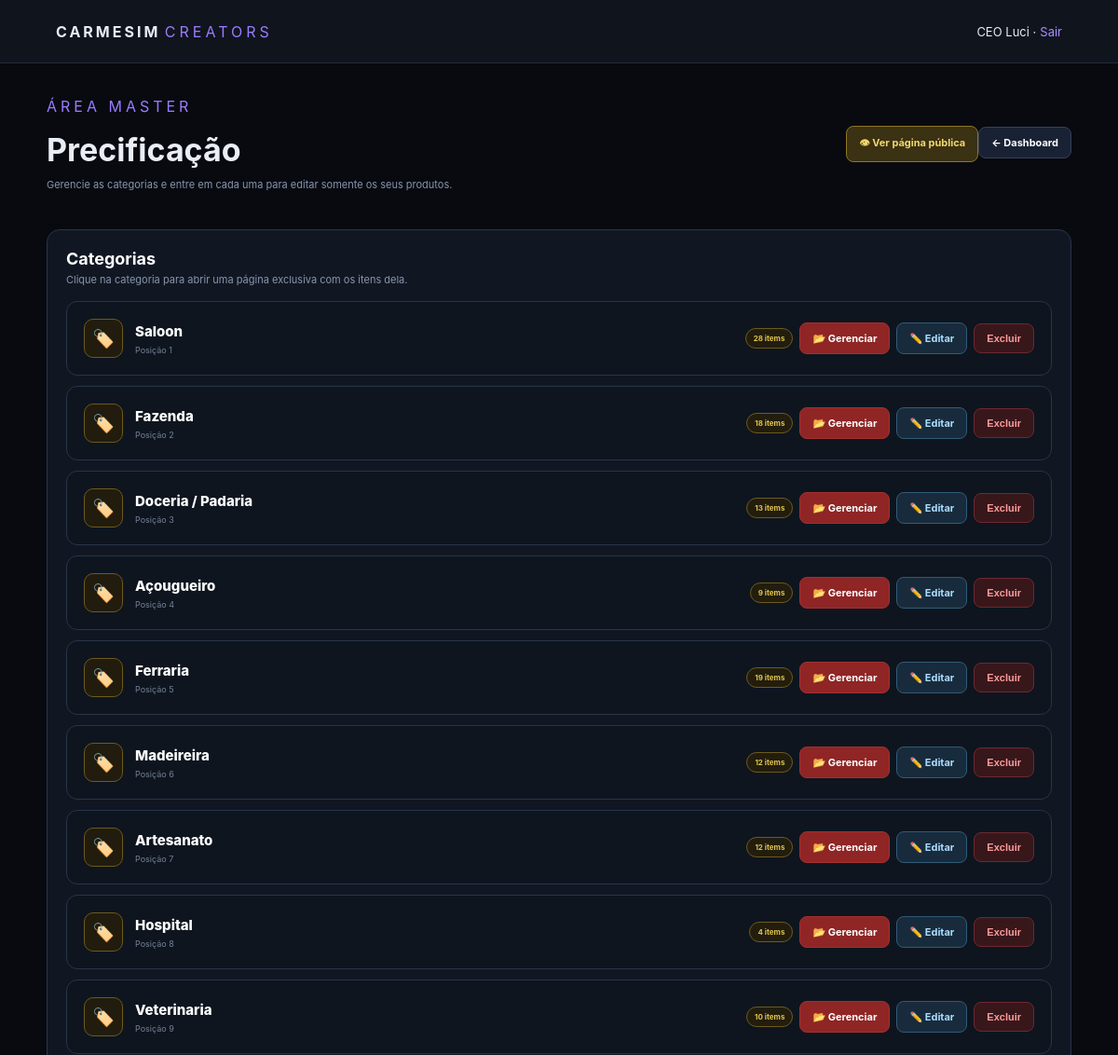
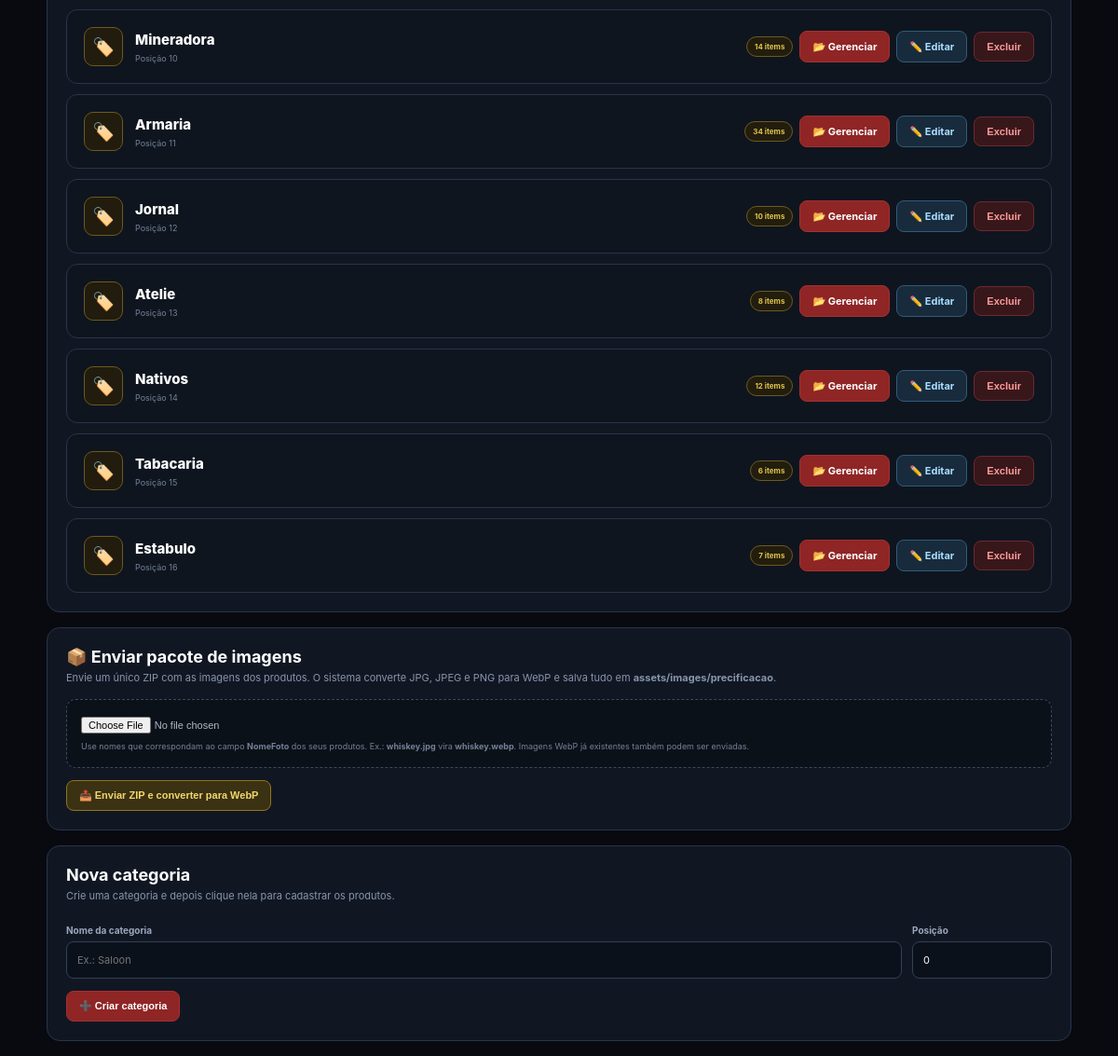
The app's page /admin/precificacao.php (signed in) with its own data (2 pictures, top to bottom).
### tables this page shows
CREATE TABLE IF NOT EXISTS `pricing_categories` (
  `id` int(10) UNSIGNED NOT NULL AUTO_INCREMENT,
  `name` varchar(120) NOT NULL,
  `position` int(11) NOT NULL DEFAULT 0,
  `active` tinyint(1) NOT NULL DEFAULT 1,
  `created_at` timestamp NULL DEFAULT current_timestamp(),
  `updated_at` timestamp NULL DEFAULT current_timestamp() ON UPDATE current_timestamp(),
  PRIMARY KEY (`id`),
  UNIQUE KEY `name` (`name`),
  KEY `idx_pricing_categories_position` (`active`,`position`,`name`)
);

### admin/precificacao.php (the view, shortened to what this page needs)
<?php
require_once '../config/database.php';
$pdo->exec("CREATE TABLE IF NOT EXISTS pricing_categories (
    id INT UNSIGNED AUTO_INCREMENT PRIMARY KEY,
    name VARCHAR(120) NOT NULL UNIQUE,
    position INT NOT NULL DEFAULT 0,
    active TINYINT(1) NOT NULL DEFAULT 1,
    created_at TIMESTAMP DEFAULT CURRENT_TIMESTAMP,
    updated_at TIMESTAMP DEFAULT CURRENT_TIMESTAMP ON UPDATE CURRENT_TIMESTAMP,
    INDEX idx_pricing_categories_position(active,position,name)
) ENGINE=InnoDB DEFAULT CHARSET=utf8mb4");
$pdo->exec("CREATE TABLE IF NOT EXISTS pricing_products (
    id BIGINT UNSIGNED AUTO_INCREMENT PRIMARY KEY,
    category_id INT UNSIGNED NOT NULL,
    photo VARCHAR(500) NULL,
    item_name VARCHAR(180) NOT NULL,
    price_min DECIMAL(12,2) NOT NULL DEFAULT 0.00,
    price_max DECIMAL(12,2) NOT NULL DEFAULT 0.00,
    position INT NOT NULL DEFAULT 0,
    active TINYINT(1) NOT NULL DEFAULT 1,
    created_at TIMESTAMP DEFAULT CURRENT_TIMESTAMP,
    updated_at TIMESTAMP DEFAULT CURRENT_TIMESTAMP ON UPDATE CURRENT_TIMESTAMP,
    INDEX idx_pricing_products_category(category_id,active,position,item_name),
    FOREIGN KEY(category_id) REFERENCES pricing_categories(id) ON DELETE CASCADE
) ENGINE=InnoDB DEFAULT CHARSET=utf8mb4");
$cats = $pdo->query('SELECT * FROM pricing_categories ORDER BY position,name')->fetchAll();
$counts = [];
$q = $pdo->query('SELECT category_id,COUNT(*) total FROM pricing_products WHERE active=1 GROUP BY category_id');
foreach ($q->fetchAll() as $r) $counts[(int)$r['category_id']] = (int)$r['total'];
?>
<!doctype html>
<html lang="pt-BR">
<head>
<link rel="stylesheet" href="../assets/css/style.css">
</head>
<body>
<header class="topbar"><div><b>CARMESIM</b> <span>CREATORS</span></div><div class="top-user"><?=htmlspecialchars($_SESSION['staff_name']??'')?> · <a href="../logout.php">Sair</a></div></header>
<main class="container price-admin">
<div class="page-head"><div><p class="eyebrow">ÁREA MASTER</p><h1>Precificação</h1><p class="sub">Gerencie as categorias e entre em cada uma para editar somente os seus produtos.</p></div><div class="head-actions"><a class="btnx gold" href="../pages/precificacao.html" target="_blank">👁 Ver página pública</a><a class="btnx" href="index.php">← Dashboard</a></div></div>
<section class="box"><h2>Categorias</h2><p class="sub">Clique na categoria para abrir uma página exclusiva com os itens dela.</p>
<?php if(!$cats): ?><div style="color:#748198;font-size:11px;padding:15px 0">Nenhuma categoria cadastrada.</div><?php else: foreach($cats as $c): $id=(int)$c['id']; $count=(int)($counts[$id]??0); ?>
<a class="category-card" href="precificacao_categoria.php?id=<?=$id?>">
  <div class="category-main"><div class="category-icon">🏷️</div><div><div class="category-name"><?=htmlspecialchars($c['name'])?></div><div class="category-meta">Posição <?=intval($c['position'])?></div></div></div>
  <div class="category-actions"><span class="category-count"><?=$count?> item<?=($count===1?'':'s')?></span><span class="btnx primary">📂 Gerenciar</span><span class="btnx edit" onclick="event.preventDefault();event.stopPropagation();location.href='?edit_category=<?=$id?>'">✏️ Editar</span><form style="display:inline" method="post" onsubmit="event.stopPropagation();return confirm('Excluir categoria e todos os produtos dela?')"><input type="hidden" name="action" value="category_delete"><input type="hidden" name="id" value="<?=$id?>"><button class="btnx danger" type="submit" onclick="event.preventDefault();event.stopPropagation();this.form.submit();">Excluir</button></form></div>
</a>
<?php endforeach; endif; ?></section>
<section class="box"><h2>📦 Enviar pacote de imagens</h2><p class="sub">Envie um único ZIP com as imagens dos produtos. O sistema converte JPG, JPEG e PNG para WebP e salva tudo em <strong>assets/images/precificacao</strong>.</p><form method="post" action="precificacao_imagens.php" enctype="multipart/form-data"><div class="upload-box"><input type="file" name="image_zip" accept=".zip,application/zip" required><div class="upload-help">Use nomes que correspondam ao campo <strong>NomeFoto</strong> dos seus produtos. Ex.: <strong>whiskey.jpg</strong> vira <strong>whiskey.webp</strong>. Imagens WebP já existentes também podem ser enviadas.</div></div><div class="actions"><button class="btnx gold" type="submit">📤 Enviar ZIP e converter para WebP</button></div></form></section>
<section class="box"><h2>Nova categoria</h2><p class="sub">Crie uma categoria e depois clique nela para cadastrar os produtos.</p><form method="post"><input type="hidden" name="action" value="category_save"><input type="hidden" name="id" value="0"><div class="fields"><div class="field"><label>Nome da categoria</label><input name="name" placeholder="Ex.: Saloon" required></div><div class="field"><label>Posição</label><input type="number" name="position" value="0" min="0"></div></div><div class="actions"><button class="btnx primary" type="submit">➕ Criar categoria</button></div></form></section>
</main>
</body></html>

### assets/css/style.css (style rules this page uses)
* { box-sizing:border-box }
body { margin:0;background:#080a10;color:#e9edf5;font-family:Inter,Arial,sans-serif }
a { color:#a98cff;text-decoration:none }
.topbar { height:68px;padding:0 5%;display:flex;align-items:center;justify-content:space-between;background:#10141d;border-bottom:1px solid #242b3a }
.topbar b { letter-spacing:3px }
.topbar span,.eyebrow { color:#9a7cff;letter-spacing:4px }
.container { width:min(1180px,92%);margin:32px auto }
.page-head,.profile-head { display:flex;align-items:center;justify-content:space-between;gap:20px;margin:20px 0 25px }
h1 { font-size:34px;margin:5px 0 10px }
h2 { margin-top:36px }
.primary { background:#7656ee }
.danger { background:#3a1d24;color:#ffb0b8 }
.actions { display:flex;gap:8px;align-items:center;flex-wrap:wrap }
label { font-size:12px;color:#aeb7c8;margin-top:8px }
.top-user { font-size:13px }
.actions { min-width:210px }
.top-user { display:flex;align-items:center;gap:4px }

### admin/precificacao.php (style rules this page uses)
.price-admin { max-width:1100px;margin:auto }
.box { background:#111722;border:1px solid #29344a;border-radius:14px;padding:20px;margin-bottom:16px }
.box h2 { margin:0 0 5px;color:#fff;font-size:18px }
.sub { color:#8795ad;font-size:11px;margin:0 0 16px }
.fields { display:grid;grid-template-columns:1fr 150px;gap:11px }
.field { display:grid;gap:6px }
.field label { font-size:10px;color:#9aa8bf;font-weight:700 }
.field input { width:100%;height:40px;background:#0b111b;color:#fff;border:1px solid #33405a;border-radius:8px;padding:0 11px;outline:none;font:inherit;font-size:11px;box-sizing:border-box }
.btnx { border:1px solid #34415a;background:#192235;color:#fff;border-radius:8px;padding:9px 13px;font-weight:700;font-size:11px;cursor:pointer;text-decoration:none;display:inline-block }
.btnx.gold { background:#3b3113;border-color:#8f7620;color:#f1d76c }
.btnx.primary { background:#8f2525;border-color:#a33131 }
.btnx.danger { background:#38171b;border-color:#6e2830;color:#ff9a9a }
.btnx.edit { background:#182b3c;border-color:#315b78;color:#a9dcff }
.actions { display:flex;gap:7px;margin-top:13px;flex-wrap:wrap }
.category-card { background:#0e151f;border:1px solid #29344a;border-radius:12px;padding:18px;display:flex;align-items:center;justify-content:space-between;gap:18px;margin-top:11px;transition:.15s;color:inherit;text-decoration:none }
.category-main { display:flex;align-items:center;gap:13px;min-width:0 }
.category-icon { width:42px;height:42px;border-radius:10px;border:1px solid #6d5a1e;background:#211c0d;color:#e2c64e;display:grid;place-items:center;font-size:19px }
.category-name { font-size:15px;font-weight:800;color:#fff }
.category-meta { font-size:9px;color:#748198;margin-top:5px }
.category-actions { display:flex;align-items:center;gap:7px;flex-wrap:wrap }
.category-count { padding:5px 8px;border-radius:999px;background:#221d0d;border:1px solid #6d5a1e;color:#e2c64e;font-weight:700;font-size:8px }
.upload-box { border:1px dashed #3b4962;border-radius:10px;padding:15px;background:#0b1118 }
.upload-box input[type=file] { color:#aeb9ca;font-size:11px;width:100% }
.upload-help { font-size:9px;color:#748198;margin-top:7px;line-height:1.6 }

### records on screen
pricing_categories: name "Saloon", position "1", id "28"
pricing_categories: name "Fazenda", position "2", id "18"
pricing_categories: name "Doceria / Padaria", position "3", id "13"
pricing_categories: name "Açougueiro", position "4", id "9"
pricing_categories: name "Ferraria", position "5", id "19"
pricing_categories: name "Madeireira", position "6", id "12"
pricing_categories: name "Artesanato", position "7", id "12"
pricing_categories: name "Hospital", position "8", id "4"
pricing_categories: name "Veterinaria", position "9", id "10"
pricing_categories: name "Mineradora", position "10", id "14"
pricing_categories: name "Armaria", position "11", id "34"
pricing_categories: name "Jornal", position "12", id "10"
pricing_categories: name "Atelie", position "13", id "8"
pricing_categories: name "Nativos", position "14", id "12"
pricing_categories: name "Tabacaria", position "15", id "6"
pricing_categories: name "Estabulo", position "16", id "7"

### other values on screen
$_SESSION['staff_name'] "CEO Luci"
